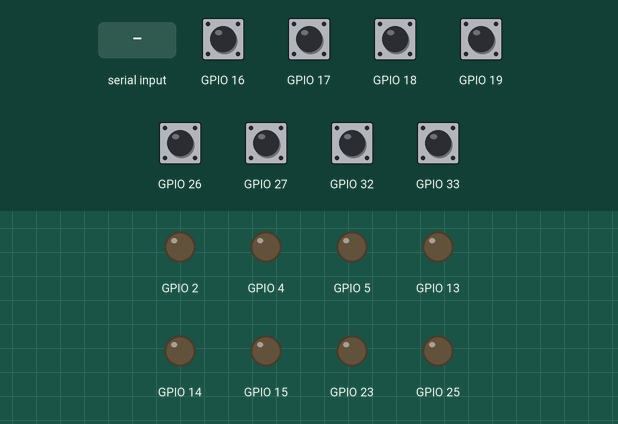
Simulated run of this sketch. Board: ESP32. On the bench: output pins drawn as LEDs (lit = HIGH). Inputs (shaded band) come from the test bench; at power-on: GPIO 16–19, GPIO 26, GPIO 27, GPIO 32, GPIO 33 HIGH. What the sketch prints to the serial monitor is not drawn.

Above: at 1.2 s.
1.3 s: "M 90 45 200 10\n" received over Serial
At 1.7 s:
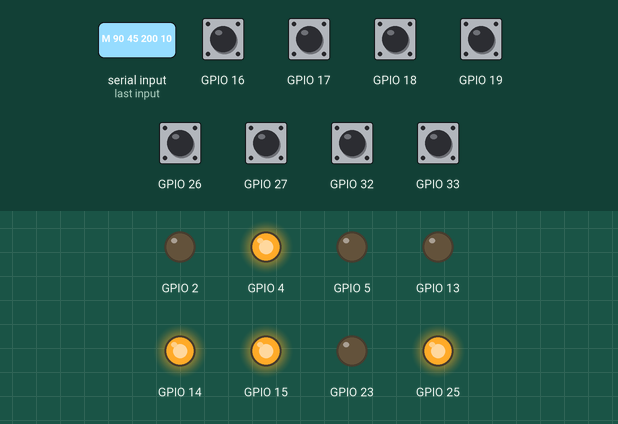
3.3 s: "V 90 45 200 10\n" received over Serial
At 4.5 s:
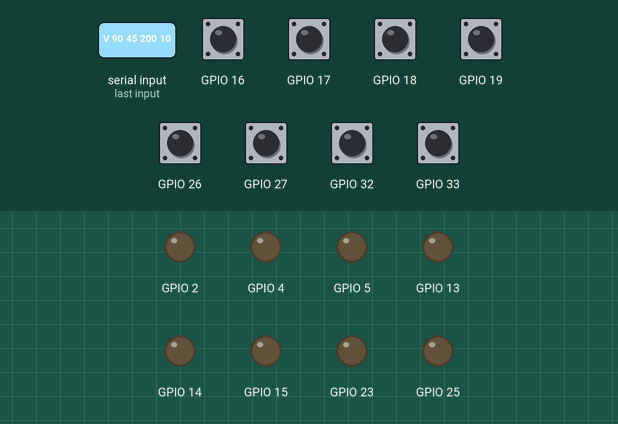
Timing chart, 0 to 6.3 s (numbered marks = the images above; inputs shaded):
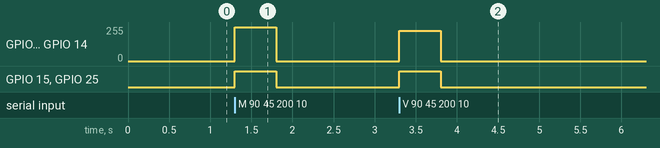

Measured:
- after the input at 1.3 s, GPIO 4, GPIO 14: 0/255 → 255/255 at once, → 0/255 0.50 s later; GPIO 15, GPIO 25: LOW → HIGH at once, → LOW 0.50 s later
- after the input at 3.3 s, GPIO 4, GPIO 14: 0/255 → 227/255 at once, → 0/255 0.50 s later; GPIO 15, GPIO 25: LOW → HIGH at once, → LOW 0.50 s later

The sketch:

esp32_motor_bridge.ino
```cpp
/*
  ESP32 motor and encoder bridge for SNU Robot AI Challenge.

  Serial protocol:
    Jetson -> ESP32: M <front_left> <front_right> <rear_left> <rear_right>
      Values are normalized motor powers in the range -1.0..1.0.

    Jetson -> ESP32: V <front_left> <front_right> <rear_left> <rear_right>
      Values are normalized wheel speed targets in the range -1.0..1.0.
      ESP32 uses encoder feedback to regulate each wheel speed.

    ESP32 -> Jetson: E <front_left_count> <front_right_count> <rear_left_count> <rear_right_count>
      Counts are raw quadrature transition counts.
*/

#include <Arduino.h>

struct MotorPins {
  int pin_a;
  int pin_b;
  float sign;
  float compensation_scale;
};

struct EncoderPins {
  int pin_a;
  int pin_b;
  float sign;
};

constexpr int PWM_FREQUENCY_HZ = 1000;
constexpr int PWM_RESOLUTION_BITS = 10;
constexpr int PWM_MAX = (1 << PWM_RESOLUTION_BITS) - 1;
constexpr unsigned long COMMAND_TIMEOUT_MS = 500;
constexpr unsigned long ENCODER_REPORT_PERIOD_MS = 50;
constexpr unsigned long CONTROL_PERIOD_MS = 20;

// Closed-loop velocity controller. These values are intentionally conservative
// and should be tuned on the lifted robot before floor driving.
// Measured encoder scale: 141.7 counts/rad, so 20 rad/s ~= 2834 counts/s.
constexpr float MAX_TARGET_COUNTS_PER_SEC = 2834.0f;
constexpr float VELOCITY_FEED_FORWARD = 0.35f;
constexpr float VELOCITY_KP = 0.0005f;
constexpr float VELOCITY_KI = 0.00008f;
constexpr float VELOCITY_INTEGRAL_LIMIT = 2500.0f;
constexpr float MIN_MOVING_POWER = 0.12f;

// Motor input pins from the current wiring note.
MotorPins FRONT_LEFT_MOTOR = {23, 25, -1.0f, 1.17f};
MotorPins FRONT_RIGHT_MOTOR = {4, 5, 1.0f, 0.89f};
MotorPins REAR_LEFT_MOTOR = {2, 15, -1.0f, 1.11f};
MotorPins REAR_RIGHT_MOTOR = {14, 13, 1.0f, 0.89f};

// Encoder pins from the current wiring note.
EncoderPins FRONT_LEFT_ENCODER = {18, 19, -1.0f};
EncoderPins FRONT_RIGHT_ENCODER = {16, 17, -1.0f};
EncoderPins REAR_LEFT_ENCODER = {32, 33, 1.0f};
EncoderPins REAR_RIGHT_ENCODER = {26, 27, -1.0f};

volatile long front_left_count = 0;
volatile long front_right_count = 0;
volatile long rear_left_count = 0;
volatile long rear_right_count = 0;

volatile uint8_t front_left_state = 0;
volatile uint8_t front_right_state = 0;
volatile uint8_t rear_left_state = 0;
volatile uint8_t rear_right_state = 0;

unsigned long last_command_ms = 0;
unsigned long last_encoder_report_ms = 0;
unsigned long last_control_ms = 0;

bool closed_loop_enabled = false;
float front_left_target_cps = 0.0f;
float front_right_target_cps = 0.0f;
float rear_left_target_cps = 0.0f;
float rear_right_target_cps = 0.0f;

long front_left_control_count = 0;
long front_right_control_count = 0;
long rear_left_control_count = 0;
long rear_right_control_count = 0;

float front_left_integral = 0.0f;
float front_right_integral = 0.0f;
float rear_left_integral = 0.0f;
float rear_right_integral = 0.0f;

uint8_t readEncoderState(const EncoderPins& encoder) {
  const uint8_t a = digitalRead(encoder.pin_a) ? 1 : 0;
  const uint8_t b = digitalRead(encoder.pin_b) ? 1 : 0;
  return (a << 1) | b;
}

int transitionDelta(uint8_t previous, uint8_t current) {
  if ((previous == 0b00 && current == 0b01) ||
      (previous == 0b01 && current == 0b11) ||
      (previous == 0b11 && current == 0b10) ||
      (previous == 0b10 && current == 0b00)) {
    return 1;
  }
  if ((previous == 0b00 && current == 0b10) ||
      (previous == 0b10 && current == 0b11) ||
      (previous == 0b11 && current == 0b01) ||
      (previous == 0b01 && current == 0b00)) {
    return -1;
  }
  return 0;
}

void updateEncoder(
  const EncoderPins& encoder,
  volatile uint8_t& previous_state,
  volatile long& count
) {
  const uint8_t current = readEncoderState(encoder);
  const int delta = transitionDelta(previous_state, current);
  count += static_cast<long>(delta * encoder.sign);
  previous_state = current;
}

void IRAM_ATTR frontLeftEncoderIsr() {
  updateEncoder(FRONT_LEFT_ENCODER, front_left_state, front_left_count);
}

void IRAM_ATTR frontRightEncoderIsr() {
  updateEncoder(FRONT_RIGHT_ENCODER, front_right_state, front_right_count);
}

void IRAM_ATTR rearLeftEncoderIsr() {
  updateEncoder(REAR_LEFT_ENCODER, rear_left_state, rear_left_count);
}

void IRAM_ATTR rearRightEncoderIsr() {
  updateEncoder(REAR_RIGHT_ENCODER, rear_right_state, rear_right_count);
}

void setupMotor(const MotorPins& motor) {
  ledcAttach(motor.pin_a, PWM_FREQUENCY_HZ, PWM_RESOLUTION_BITS);
  ledcAttach(motor.pin_b, PWM_FREQUENCY_HZ, PWM_RESOLUTION_BITS);
  ledcWrite(motor.pin_a, 0);
  ledcWrite(motor.pin_b, 0);
}

void setupEncoder(const EncoderPins& encoder, void (*isr)(), volatile uint8_t& state) {
  pinMode(encoder.pin_a, INPUT_PULLUP);
  pinMode(encoder.pin_b, INPUT_PULLUP);
  state = readEncoderState(encoder);
  attachInterrupt(digitalPinToInterrupt(encoder.pin_a), isr, CHANGE);
  attachInterrupt(digitalPinToInterrupt(encoder.pin_b), isr, CHANGE);
}

void setMotor(const MotorPins& motor, float power) {
  float compensated_power = power * motor.compensation_scale;
  float signed_power = compensated_power * motor.sign;
  signed_power = constrain(signed_power, -1.0f, 1.0f);
  const int duty = static_cast<int>(abs(signed_power) * PWM_MAX);

  if (signed_power >= 0.0f) {
    ledcWrite(motor.pin_a, duty);
    ledcWrite(motor.pin_b, 0);
  } else {
    ledcWrite(motor.pin_a, 0);
    ledcWrite(motor.pin_b, duty);
  }
}

void stopAllMotors() {
  setMotor(FRONT_LEFT_MOTOR, 0.0f);
  setMotor(FRONT_RIGHT_MOTOR, 0.0f);
  setMotor(REAR_LEFT_MOTOR, 0.0f);
  setMotor(REAR_RIGHT_MOTOR, 0.0f);
}

void resetClosedLoopState() {
  front_left_target_cps = 0.0f;
  front_right_target_cps = 0.0f;
  rear_left_target_cps = 0.0f;
  rear_right_target_cps = 0.0f;
  front_left_integral = 0.0f;
  front_right_integral = 0.0f;
  rear_left_integral = 0.0f;
  rear_right_integral = 0.0f;

  noInterrupts();
  front_left_control_count = front_left_count;
  front_right_control_count = front_right_count;
  rear_left_control_count = rear_left_count;
  rear_right_control_count = rear_right_count;
  interrupts();

  last_control_ms = millis();
}

float normalizedToCountsPerSec(float value) {
  return constrain(value, -1.0f, 1.0f) * MAX_TARGET_COUNTS_PER_SEC;
}

float updateWheelController(
  float target_cps,
  float measured_cps,
  float dt_sec,
  float& integral
) {
  if (fabsf(target_cps) < 1.0f) {
    integral = 0.0f;
    return 0.0f;
  }

  const float target_norm = constrain(
    target_cps / MAX_TARGET_COUNTS_PER_SEC,
    -1.0f,
    1.0f
  );
  const float error = target_cps - measured_cps;
  integral = constrain(
    integral + error * dt_sec,
    -VELOCITY_INTEGRAL_LIMIT,
    VELOCITY_INTEGRAL_LIMIT
  );

  float power = target_norm * VELOCITY_FEED_FORWARD +
                VELOCITY_KP * error +
                VELOCITY_KI * integral;
  const float power_limit = constrain(fabsf(target_norm), MIN_MOVING_POWER, 1.0f);

  if (target_cps > 0.0f) {
    power = constrain(power, 0.0f, power_limit);
    if (power > 0.0f && power < MIN_MOVING_POWER) {
      power = MIN_MOVING_POWER;
    }
  } else {
    power = constrain(power, -power_limit, 0.0f);
    if (power < 0.0f && power > -MIN_MOVING_POWER) {
      power = -MIN_MOVING_POWER;
    }
  }
  return power;
}

void runClosedLoopControl(unsigned long now) {
  if (!closed_loop_enabled) {
    return;
  }
  if (now - last_control_ms < CONTROL_PERIOD_MS) {
    return;
  }

  noInterrupts();
  const long fl_count = front_left_count;
  const long fr_count = front_right_count;
  const long rl_count = rear_left_count;
  const long rr_count = rear_right_count;
  interrupts();

  const float dt_sec = max(0.001f, (now - last_control_ms) / 1000.0f);
  const float fl_cps = (fl_count - front_left_control_count) / dt_sec;
  const float fr_cps = (fr_count - front_right_control_count) / dt_sec;
  const float rl_cps = (rl_count - rear_left_control_count) / dt_sec;
  const float rr_cps = (rr_count - rear_right_control_count) / dt_sec;

  front_left_control_count = fl_count;
  front_right_control_count = fr_count;
  rear_left_control_count = rl_count;
  rear_right_control_count = rr_count;
  last_control_ms = now;

  setMotor(
    FRONT_LEFT_MOTOR,
    updateWheelController(
      front_left_target_cps,
      fl_cps,
      dt_sec,
      front_left_integral
    )
  );
  setMotor(
    FRONT_RIGHT_MOTOR,
    updateWheelController(
      front_right_target_cps,
      fr_cps,
      dt_sec,
      front_right_integral
    )
  );
  setMotor(
    REAR_LEFT_MOTOR,
    updateWheelController(
      rear_left_target_cps,
      rl_cps,
      dt_sec,
      rear_left_integral
    )
  );
  setMotor(
    REAR_RIGHT_MOTOR,
    updateWheelController(
      rear_right_target_cps,
      rr_cps,
      dt_sec,
      rear_right_integral
    )
  );
}

void handleMotorCommand(const String& line) {
  float front_left = 0.0f;
  float front_right = 0.0f;
  float rear_left = 0.0f;
  float rear_right = 0.0f;

  const int parsed = sscanf(
    line.c_str(),
    "M %f %f %f %f",
    &front_left,
    &front_right,
    &rear_left,
    &rear_right
  );
  if (parsed != 4) {
    Serial.println("ERR invalid_motor_command");
    return;
  }

  closed_loop_enabled = false;
  resetClosedLoopState();
  setMotor(FRONT_LEFT_MOTOR, front_left);
  setMotor(FRONT_RIGHT_MOTOR, front_right);
  setMotor(REAR_LEFT_MOTOR, rear_left);
  setMotor(REAR_RIGHT_MOTOR, rear_right);
  last_command_ms = millis();
  Serial.println("OK");
}

void handleVelocityCommand(const String& line) {
  float front_left = 0.0f;
  float front_right = 0.0f;
  float rear_left = 0.0f;
  float rear_right = 0.0f;

  const int parsed = sscanf(
    line.c_str(),
    "V %f %f %f %f",
    &front_left,
    &front_right,
    &rear_left,
    &rear_right
  );
  if (parsed != 4) {
    Serial.println("ERR invalid_velocity_command");
    return;
  }

  front_left_target_cps = normalizedToCountsPerSec(front_left);
  front_right_target_cps = normalizedToCountsPerSec(front_right);
  rear_left_target_cps = normalizedToCountsPerSec(rear_left);
  rear_right_target_cps = normalizedToCountsPerSec(rear_right);
  closed_loop_enabled = true;
  last_command_ms = millis();
  Serial.println("OK");
}

void handleSerial() {
  while (Serial.available() > 0) {
    const String line = Serial.readStringUntil('\n');
    if (line.length() == 0) {
      continue;
    }
    if (line[0] == 'M') {
      handleMotorCommand(line);
    } else if (line[0] == 'V') {
      handleVelocityCommand(line);
    }
  }
}

void reportEncoders() {
  noInterrupts();
  const long fl = front_left_count;
  const long fr = front_right_count;
  const long rl = rear_left_count;
  const long rr = rear_right_count;
  interrupts();

  Serial.print("E ");
  Serial.print(fl);
  Serial.print(' ');
  Serial.print(fr);
  Serial.print(' ');
  Serial.print(rl);
  Serial.print(' ');
  Serial.println(rr);
}

void setup() {
  Serial.begin(115200);
  Serial.setTimeout(5);

  setupMotor(FRONT_LEFT_MOTOR);
  setupMotor(FRONT_RIGHT_MOTOR);
  setupMotor(REAR_LEFT_MOTOR);
  setupMotor(REAR_RIGHT_MOTOR);
  stopAllMotors();

  setupEncoder(FRONT_LEFT_ENCODER, frontLeftEncoderIsr, front_left_state);
  setupEncoder(FRONT_RIGHT_ENCODER, frontRightEncoderIsr, front_right_state);
  setupEncoder(REAR_LEFT_ENCODER, rearLeftEncoderIsr, rear_left_state);
  setupEncoder(REAR_RIGHT_ENCODER, rearRightEncoderIsr, rear_right_state);

  resetClosedLoopState();
  last_command_ms = millis();
  last_encoder_report_ms = millis();
  Serial.println("READY esp32_motor_bridge");
}

void loop() {
  handleSerial();

  const unsigned long now = millis();
  if (now - last_command_ms > COMMAND_TIMEOUT_MS) {
    if (closed_loop_enabled) {
      closed_loop_enabled = false;
      resetClosedLoopState();
    }
    stopAllMotors();
  } else {
    runClosedLoopControl(now);
  }
  if (now - last_encoder_report_ms >= ENCODER_REPORT_PERIOD_MS) {
    reportEncoders();
    last_encoder_report_ms = now;
  }
}
```
